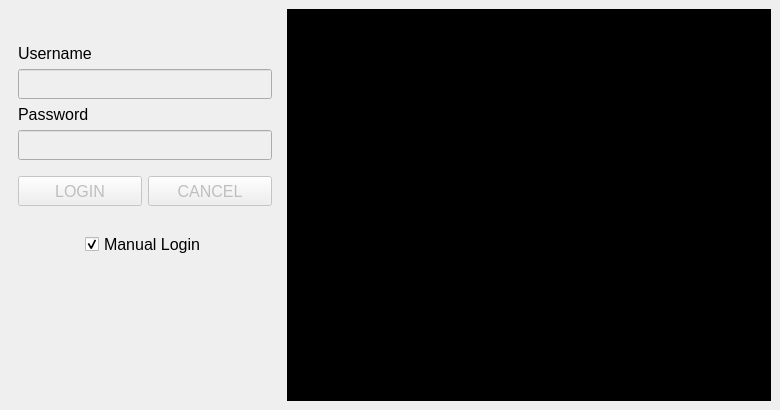
<?xml version="1.0" encoding="UTF-8"?>
<ui version="4.0">
 <class>LoginWindow</class>
 <widget class="QMainWindow" name="LoginWindow">
  <property name="geometry">
   <rect>
    <x>0</x>
    <y>0</y>
    <width>780</width>
    <height>410</height>
   </rect>
  </property>
  <property name="minimumSize">
   <size>
    <width>700</width>
    <height>410</height>
   </size>
  </property>
  <property name="maximumSize">
   <size>
    <width>780</width>
    <height>410</height>
   </size>
  </property>
  <property name="windowTitle">
   <string>Login to Payroll System</string>
  </property>
  <property name="windowIcon">
   <iconset>
    <normaloff>../icons/app_icon.png</normaloff>../icons/app_icon.png</iconset>
  </property>
  <widget class="QWidget" name="centralwidget">
   <layout class="QGridLayout" name="gridLayout">
    <item row="0" column="1">
     <widget class="QFrame" name="frame">
      <property name="sizePolicy">
       <sizepolicy hsizetype="Expanding" vsizetype="Expanding">
        <horstretch>0</horstretch>
        <verstretch>0</verstretch>
       </sizepolicy>
      </property>
      <property name="autoFillBackground">
       <bool>false</bool>
      </property>
      <property name="styleSheet">
       <string notr="true">background-color: rgb(0, 0, 0);</string>
      </property>
      <property name="frameShape">
       <enum>QFrame::NoFrame</enum>
      </property>
      <property name="frameShadow">
       <enum>QFrame::Plain</enum>
      </property>
      <layout class="QGridLayout" name="gridLayout_3">
       <item row="0" column="0">
        <widget class="QLabel" name="video_label">
         <property name="text">
          <string/>
         </property>
         <property name="scaledContents">
          <bool>true</bool>
         </property>
        </widget>
       </item>
      </layout>
     </widget>
    </item>
    <item row="0" column="0">
     <widget class="QFrame" name="frame_2">
      <property name="sizePolicy">
       <sizepolicy hsizetype="Expanding" vsizetype="Expanding">
        <horstretch>0</horstretch>
        <verstretch>0</verstretch>
       </sizepolicy>
      </property>
      <property name="minimumSize">
       <size>
        <width>272</width>
        <height>0</height>
       </size>
      </property>
      <property name="maximumSize">
       <size>
        <width>272</width>
        <height>16777215</height>
       </size>
      </property>
      <property name="frameShape">
       <enum>QFrame::NoFrame</enum>
      </property>
      <property name="frameShadow">
       <enum>QFrame::Plain</enum>
      </property>
      <layout class="QGridLayout" name="gridLayout_2">
       <item row="0" column="0">
        <layout class="QFormLayout" name="formLayout">
         <item row="0" column="1">
          <layout class="QHBoxLayout" name="horizontalLayout_2">
           <property name="topMargin">
            <number>0</number>
           </property>
           <item>
            <spacer name="horizontalSpacer">
             <property name="orientation">
              <enum>Qt::Horizontal</enum>
             </property>
             <property name="sizeHint" stdset="0">
              <size>
               <width>40</width>
               <height>20</height>
              </size>
             </property>
            </spacer>
           </item>
           <item>
            <widget class="QLabel" name="login_img_label">
             <property name="maximumSize">
              <size>
               <width>150</width>
               <height>150</height>
              </size>
             </property>
             <property name="text">
              <string/>
             </property>
             <property name="pixmap">
              <pixmap>../icons/padlock.png</pixmap>
             </property>
             <property name="scaledContents">
              <bool>true</bool>
             </property>
            </widget>
           </item>
           <item>
            <spacer name="horizontalSpacer_2">
             <property name="orientation">
              <enum>Qt::Horizontal</enum>
             </property>
             <property name="sizeHint" stdset="0">
              <size>
               <width>40</width>
               <height>20</height>
              </size>
             </property>
            </spacer>
           </item>
          </layout>
         </item>
         <item row="1" column="0" colspan="2">
          <widget class="QLabel" name="usernameLabel">
           <property name="font">
            <font>
             <pointsize>12</pointsize>
            </font>
           </property>
           <property name="text">
            <string>Username</string>
           </property>
          </widget>
         </item>
         <item row="2" column="0" colspan="2">
          <widget class="QLineEdit" name="username_field">
           <property name="enabled">
            <bool>false</bool>
           </property>
           <property name="minimumSize">
            <size>
             <width>0</width>
             <height>30</height>
            </size>
           </property>
           <property name="font">
            <font>
             <pointsize>12</pointsize>
            </font>
           </property>
          </widget>
         </item>
         <item row="3" column="0" colspan="2">
          <widget class="QLabel" name="passwordLabel">
           <property name="font">
            <font>
             <pointsize>12</pointsize>
            </font>
           </property>
           <property name="text">
            <string>Password</string>
           </property>
          </widget>
         </item>
         <item row="4" column="0" colspan="2">
          <widget class="QLineEdit" name="password_field">
           <property name="enabled">
            <bool>false</bool>
           </property>
           <property name="minimumSize">
            <size>
             <width>0</width>
             <height>30</height>
            </size>
           </property>
           <property name="font">
            <font>
             <pointsize>12</pointsize>
            </font>
           </property>
           <property name="echoMode">
            <enum>QLineEdit::Password</enum>
           </property>
          </widget>
         </item>
         <item row="5" column="0" colspan="2">
          <layout class="QHBoxLayout" name="horizontalLayout">
           <property name="topMargin">
            <number>10</number>
           </property>
           <item>
            <widget class="QPushButton" name="login_btn">
             <property name="enabled">
              <bool>false</bool>
             </property>
             <property name="minimumSize">
              <size>
               <width>0</width>
               <height>30</height>
              </size>
             </property>
             <property name="font">
              <font>
               <pointsize>12</pointsize>
              </font>
             </property>
             <property name="text">
              <string>LOGIN</string>
             </property>
            </widget>
           </item>
           <item>
            <widget class="QPushButton" name="cancel_btn">
             <property name="enabled">
              <bool>false</bool>
             </property>
             <property name="minimumSize">
              <size>
               <width>0</width>
               <height>30</height>
              </size>
             </property>
             <property name="font">
              <font>
               <pointsize>12</pointsize>
              </font>
             </property>
             <property name="text">
              <string>CANCEL</string>
             </property>
            </widget>
           </item>
          </layout>
         </item>
         <item row="6" column="0" colspan="2">
          <layout class="QHBoxLayout" name="horizontalLayout_3">
           <property name="topMargin">
            <number>20</number>
           </property>
           <item>
            <spacer name="horizontalSpacer_3">
             <property name="orientation">
              <enum>Qt::Horizontal</enum>
             </property>
             <property name="sizeHint" stdset="0">
              <size>
               <width>40</width>
               <height>20</height>
              </size>
             </property>
            </spacer>
           </item>
           <item>
            <widget class="QCheckBox" name="login_type_checkbox">
             <property name="font">
              <font>
               <pointsize>12</pointsize>
              </font>
             </property>
             <property name="text">
              <string>Manual Login</string>
             </property>
             <property name="checked">
              <bool>true</bool>
             </property>
            </widget>
           </item>
           <item>
            <spacer name="horizontalSpacer_4">
             <property name="orientation">
              <enum>Qt::Horizontal</enum>
             </property>
             <property name="sizeHint" stdset="0">
              <size>
               <width>40</width>
               <height>20</height>
              </size>
             </property>
            </spacer>
           </item>
          </layout>
         </item>
        </layout>
       </item>
      </layout>
     </widget>
    </item>
   </layout>
  </widget>
 </widget>
 <resources/>
 <connections/>
</ui>
